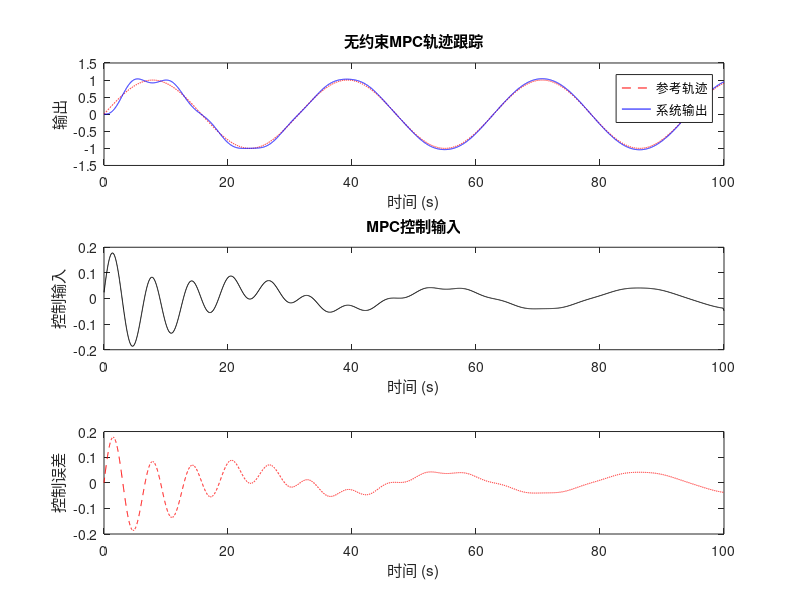

This figure's MATLAB source:
%% MPC codes without MPC toolbox
clc
clear

%% MPC for linear systems
% (1) Without input constraints
% (2) Control steps fewer than prediction steps

% 离散时间系统参数
Ts = 0.02;
A = [1 Ts; 0 1];
B = [0.5*Ts^2; Ts];
C = [1 0];
nx = size(A,1);
nu = size(B,2);
ny = size(C,1);

Np = 10; % 预测步长
Nc = 5; % 控制优化步长
Q = 5;   % 输出误差权重
R = 0.1; % 控制输入权重

Nsim = 5000;
t = (0:Nsim-1)*Ts;
ref = sin(0.2*t); % 期望轨迹

% 预测矩阵
Phi = zeros(Np*ny, nx);
Gamma = zeros(Np*ny, Np*nu);
for i = 1:Np
    Phi((i-1)*ny+1:i*ny,:) = C*A^i;

    if i <= Nc
        for j = 1 : i
            Gamma((i-1)*ny+1:i*ny, (j-1)*nu+1:j*nu) = C*A^(i-j)*B;
        end
    else
        for j = 1 : Nc
            if j == Nc
                for k = 0 : i - Nc
                    Gamma((i-1)*ny+1:i*ny, (j-1)*nu+1:j*nu) = Gamma((i-1)*ny+1:i*ny, (j-1)*nu+1:j*nu) + C*A^k*B;
                end      
            else
                Gamma((i-1)*ny+1:i*ny, (j-1)*nu+1:j*nu) = C*A^(i-j)*B;
            end
        end
    end
end

Qbar = kron(eye(Np), Q);
Rbar = kron(eye(Np), R);

x = [0; 0];
y = zeros(1,Nsim);
u = zeros(1,Nsim);

for k = 1:Nsim
    % 构造参考轨迹向量
    if k+Np-1 <= Nsim
        r = ref(k:k+Np-1)';
    else
        r = [ref(k:end) repmat(ref(end),1,Np-(Nsim-k+1))]';
    end

    % 计算最优控制序列
    H = Gamma'*Qbar*Gamma + Rbar;
    f = Gamma'*Qbar*(Phi*x - r);
    du = -H\f; % 解析解

    % 只取第一个控制量
    u(k) = du(1);

    % 系统更新
    x = A*x + B*u(k);
    y(k) = C*x;
end

figure;
subplot(3,1,1);
plot(t, ref, 'r--', t, y, 'b');
legend('参考轨迹','系统输出');
xlabel('时间 (s)');
ylabel('输出');
title('无约束MPC轨迹跟踪');

subplot(3,1,2);
stairs(t, u, 'k');
xlabel('时间 (s)');
ylabel('控制输入');
title('MPC控制输入');

subplot(3,1,3)
plot(t, ref - y, 'r--');
xlabel('时间 (s)');
ylabel('控制误差');
